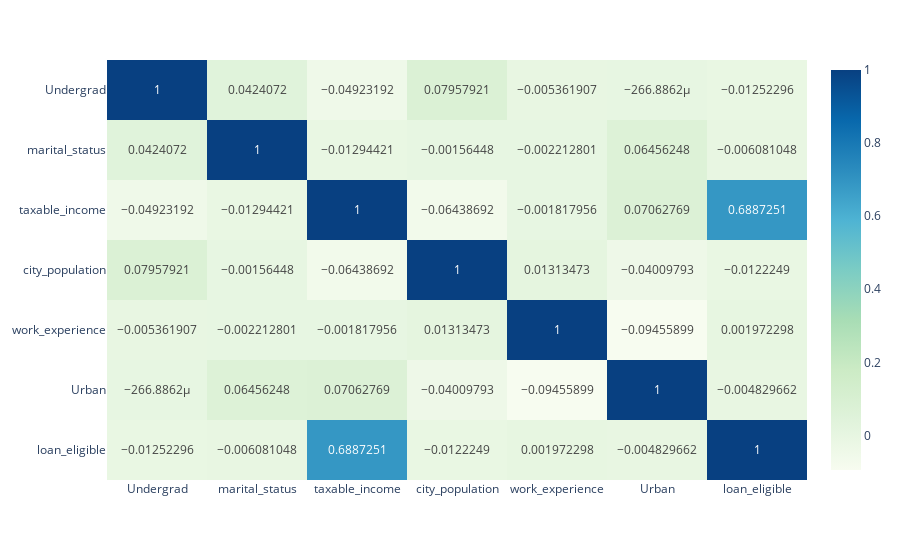

Source (notebook cell):
### Code cell
heat = py.imshow(df.corr(), text_auto=True, aspect="auto", color_continuous_scale='gnbu')
heat.show()

### Figure 1 — Plotly figure (JSON) as saved in the notebook; plotly's stock layout.template omitted (floating-point values rounded to 4 significant figures)
{"data": [{"coloraxis": "coloraxis", "hovertemplate": "x: %{x}<br>y: %{y}<br>color: %{z}<extra></extra>", "name": "0", "texttemplate": "%{z}", "type": "heatmap", "x": ["Undergrad", "marital_status", "taxable_income", "city_population", "work_experience", "Urban", "loan_eligible"], "xaxis": "x", "y": ["Undergrad", "marital_status", "taxable_income", "city_population", "work_experience", "Urban", "loan_eligible"], "yaxis": "y", "z": [[1, 0.04241, -0.04923, 0.07958, -0.005362, -0.0002669, -0.01252], [0.04241, 1, -0.01294, -0.001564, -0.002213, 0.06456, -0.006081], [-0.04923, -0.01294, 1, -0.06439, -0.001818, 0.07063, 0.6887], [0.07958, -0.001564, -0.06439, 1, 0.01313, -0.0401, -0.01222], [-0.005362, -0.002213, -0.001818, 0.01313, 1, -0.09456, 0.001972], [-0.0002669, 0.06456, 0.07063, -0.0401, -0.09456, 1, -0.00483], [-0.01252, -0.006081, 0.6887, -0.01222, 0.001972, -0.00483, 1]]}], "layout": {"coloraxis": {"colorscale": [[0, "rgb(247,252,240)"], [0.125, "rgb(224,243,219)"], [0.25, "rgb(204,235,197)"], [0.375, "rgb(168,221,181)"], [0.5, "rgb(123,204,196)"], [0.625, "rgb(78,179,211)"], [0.75, "rgb(43,140,190)"], [0.875, "rgb(8,104,172)"], [1, "rgb(8,64,129)"]]}, "margin": {"t": 60}, "xaxis": {"anchor": "y", "domain": [0, 1]}, "yaxis": {"anchor": "x", "autorange": "reversed", "domain": [0, 1]}}}
